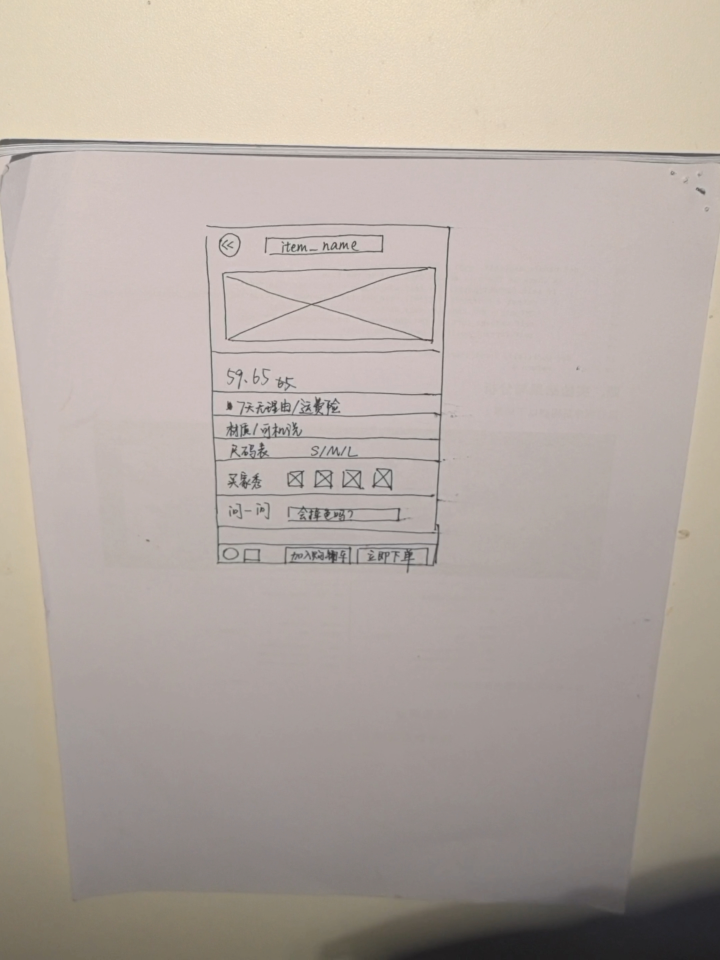
#> input picture data/input/images/taobaoshangpin1.jpg, 2160 x 2880 px (shown at 1/3 size); its folder holds only this picture in this run
$ python -i input_adapter.py   (imports and definitions only)   (older library calls are emulated)
#> lines starting #> are read from the running program, lines starting #| are printed output that depends on the picture; after the words box and inside, x2 and y2 are one past the last pixel; in counts of white or black regions, pixels touching at a corner belong together
### src/utils/pipeline_trace.py
"""Opt-in stage evidence; observes values without repairing outputs."""
from collections import Counter
from contextvars import ContextVar
from functools import wraps
import hashlib
import inspect
import json
from pathlib import Path
import time
import dataclasses

_active = ContextVar('mavis_pipeline_trace', default=None)


# [66 lines left out: functions plain, state_summary, state_changes, not called in this run]


class PipelineTrace:
    # [8 lines left out: function __init__, not called in this run]

    def _save(self):
        (self.folder/'manifest.json').write_text(json.dumps(self.manifest,ensure_ascii=False,indent=2),encoding='utf-8')

    def __enter__(self):
        self.token=_active.set(self)
        return self

    # [51 lines left out: functions __exit__, record, trace_event, html_contract_summary, not called in this run]


def trace_html_contract(code,state,**metadata):
    if _active.get() is not None:
        trace_event('coder.html_contract',diagnostics=html_contract_summary(code,state),**metadata)


def traced_stage(stage,fields=None):
    """Capture named inputs before mutation and full output after return."""
    def decorate(function):
        signature=inspect.signature(function)
        # [21 lines left out: function wrapped, not called in this run]
        return wrapped
    return decorate

### src/service/input_adapter.py
from __future__ import annotations

import json
import os
from pathlib import Path
from typing import Any
from src.utils.pipeline_trace import traced_stage

DEFAULT_USER_TEXT = "Generate runnable frontend UI code from the provided attachments."
DEFAULT_TEAM_MEMBERS = [
    "researcher",
    "coder",
    "reporter",
    "meeting_agent",
    "browser_agent",
    "sa2va_agent",
    "vision_agent",
    "ui_architect",
]


# [49 lines left out: functions _get_team_members, infer_preferred_locale, not called in this run]


def score_sketch_candidate(image_path: str) -> dict[str, Any]:
    """Score an image for suitability as the UI sketch input."""
    import cv2

    result: dict[str, Any] = {
        "image_path": image_path,
        "exists": False,
        "readable": False,
        "width": 0,
        "height": 0,
        "sharpness_score": 0.0,
        "edge_density_score": 0.0,
        "content_coverage_score": 0.0,
        "aspect_score": 0.0,
        "final_score": 0.0,
        "warnings": [],
    }

    path = Path(image_path)
    if not path.exists():
        result["warnings"].append("file_missing")
        return result

    result["exists"] = True
    img = cv2.imread(str(path), cv2.IMREAD_COLOR)
#> img is the input picture: shape (2880, 2160, 3); mean B, G, R 161.4, 168.9, 179.1
    if img is None:
        result["warnings"].append("not_readable")
        return result

    result["readable"] = True
    height, width = img.shape[:2]
#> height = 2880; width = 2160
    result["width"] = width
    result["height"] = height

    gray = cv2.cvtColor(img, cv2.COLOR_BGR2GRAY)
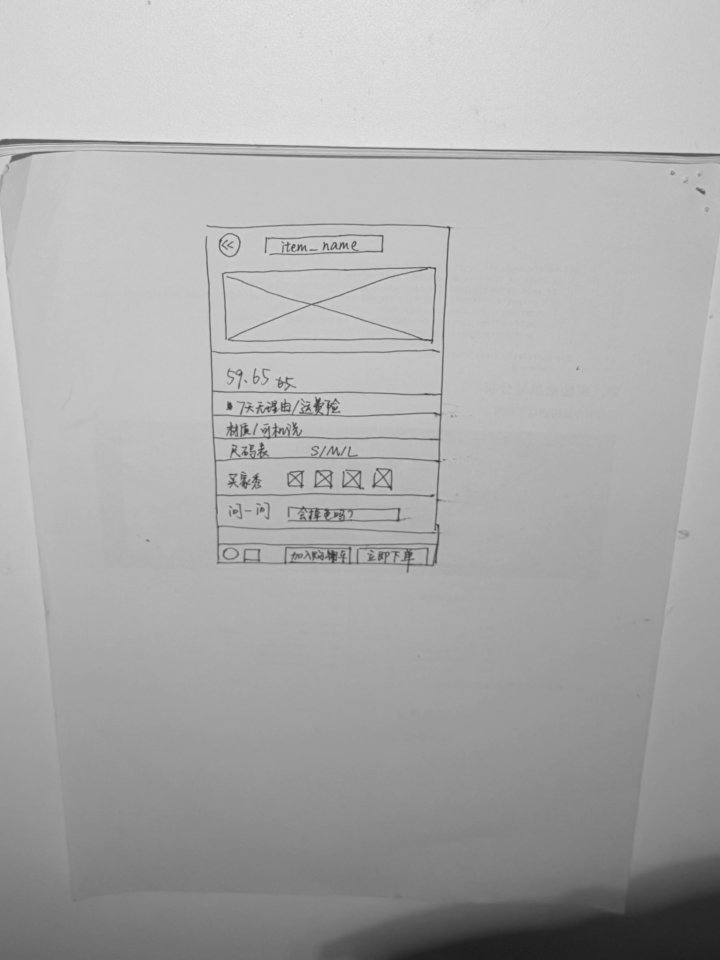
#> gray: shape (2880, 2160) (shown at 1/3 size); min 27, max 235, mean 171.1
    sharpness_var = float(cv2.Laplacian(gray, cv2.CV_64F).var())
#> sharpness_var = 11.69
    sharpness = max(0.0, min(1.0, sharpness_var / (sharpness_var + 100.0)))
#> sharpness = 0.105

    edges = cv2.Canny(gray, 50, 150)
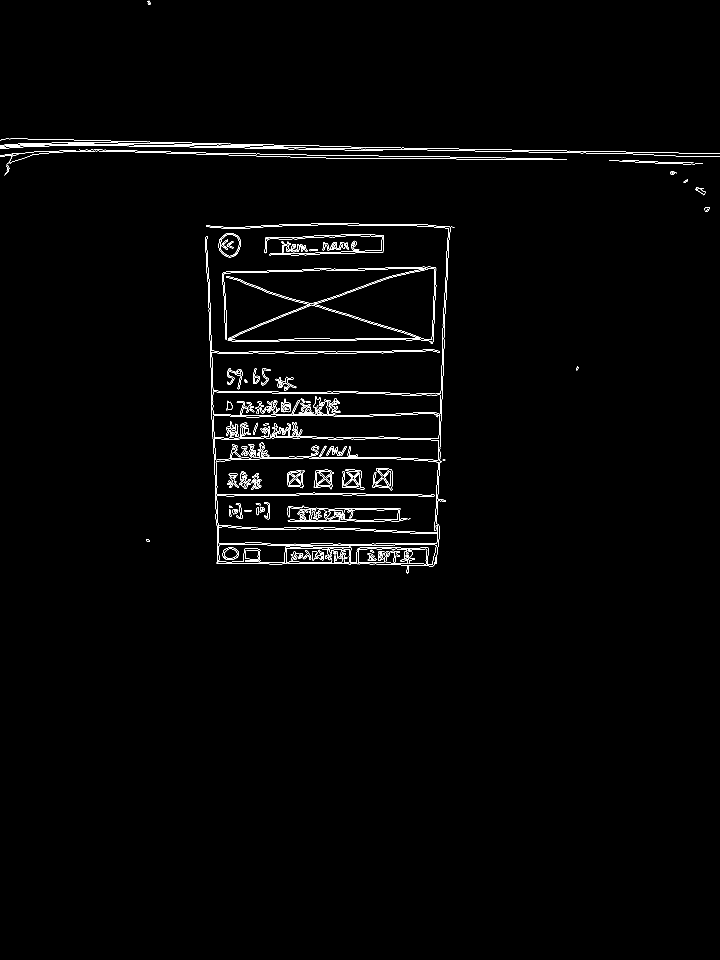
#> edges: shape (2880, 2160) (shown at 1/3 size); 0.88% white in thin lines or dots, all inside (x1, y1, x2, y2) = (0, 2, 2160, 1721)
    edge_density = float(edges.astype(bool).sum()) / max(1, width * height)
#> edge_density = 0.0088
    edge_score = max(0.0, min(1.0, (edge_density - 0.005) / (0.15 - 0.005)))
#> edge_score = 0.0262

    foreground = cv2.threshold(gray, 240, 255, cv2.THRESH_BINARY_INV)[1]
#> foreground: shape (2880, 2160); every value is 255
    coverage = float(foreground.astype(bool).sum()) / max(1, width * height)
#> coverage = 1
    coverage_score = max(0.0, min(1.0, coverage * 2.0))
#> coverage_score = 1

    ratio = width / height if height > 0 else 1.0
#> ratio = 0.75
    target_ratio = 9.0 / 16.0
    aspect_score = 1.0 - min(1.0, abs(ratio - target_ratio))
#> aspect_score = 0.812

    result["sharpness_score"] = sharpness
    result["edge_density_score"] = edge_score
    result["content_coverage_score"] = coverage_score
    result["aspect_score"] = aspect_score
    result["final_score"] = max(
        0.0,
        min(1.0, 0.3 * sharpness + 0.3 * edge_score + 0.25 * coverage_score + 0.15 * aspect_score),
    )
    return result


# [279 lines left out: functions select_best_sketch_candidate, _serialize_platform_hint, prepare_input_from_video, build_multimodal_prompt, prepare_workflow_input, not called in this run]

>>> result = score_sketch_candidate('../../data/input/images/taobaoshangpin1.jpg')
#> result = 11 items

$ run again, on data/input/images/淘宝交互草图.jpg
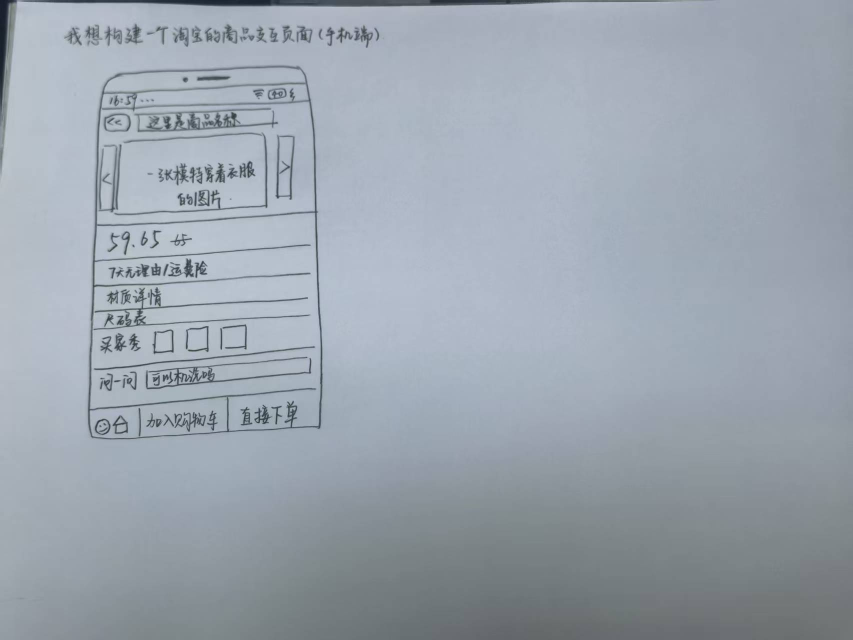
#> input picture data/input/images/淘宝交互草图.jpg, 1706 x 1279 px (shown at 1/2 size)
#> in score_sketch_candidate, img is the input picture: shape (1279, 1706, 3); mean B, G, R 174.8, 164.5, 155.5
#> sharpness_var = 68.92
#> sharpness = 0.408
#> in score_sketch_candidate, `edges = cv2.Canny(gray, 50, 150)`:
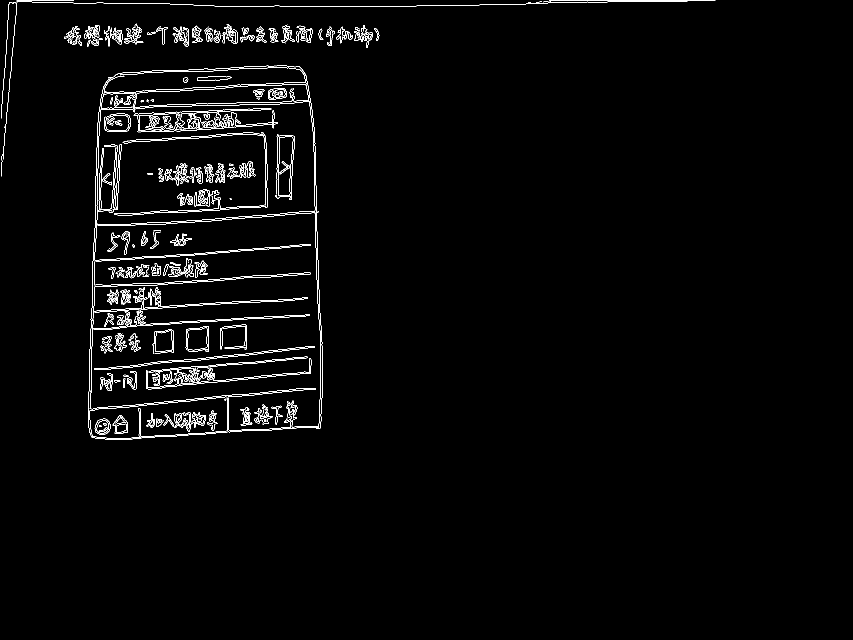
#> edges: shape (1279, 1706) (shown at 1/2 size); 1.8% white in thin lines or dots, all inside (x1, y1, x2, y2) = (2, 0, 1431, 879)
#> edge_density = 0.0184
#> edge_score = 0.0921
#> foreground: shape (1279, 1706); every value is 255
#> coverage = 1
#> result = 11 items
